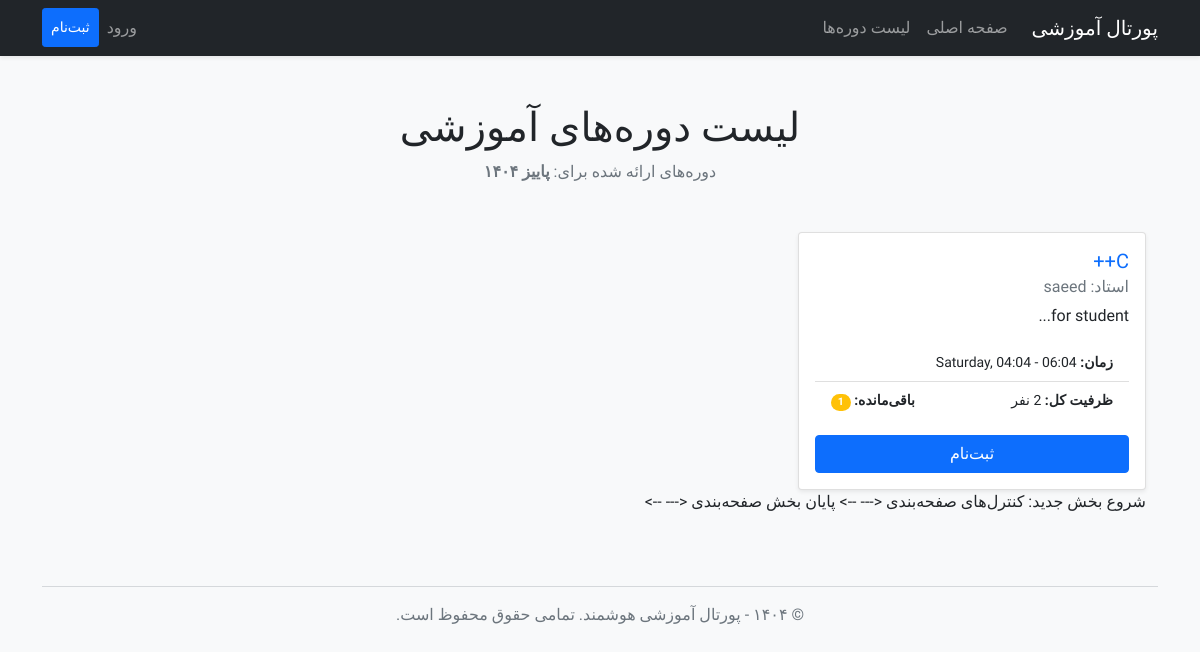
Screenshot of /courses with the database file from the repository.
### app/models.py (models this page shows, shortened)
class Term(db.Model):
    id = db.Column(db.Integer, primary_key=True)
    name = db.Column(db.String(140), nullable=False, unique=True)
    is_active = db.Column(db.Boolean, default=False, nullable=False)
    courses = db.relationship('Course', backref='term', lazy='dynamic')

class Course(db.Model):
    id = db.Column(db.Integer, primary_key=True)
    title = db.Column(db.String(140), nullable=False)
    description = db.Column(db.Text)
    credits = db.Column(db.Integer, nullable=False, default=3)
    day_of_week = db.Column(db.String(20), nullable=False)
    start_time = db.Column(db.Time, nullable=False)
    end_time = db.Column(db.Time, nullable=False)
    capacity = db.Column(db.Integer, default=20)
    instructor_id = db.Column(db.Integer, db.ForeignKey('user.id'))
    term_id = db.Column(db.Integer, db.ForeignKey('term.id'), nullable=False)
    enrollments = db.relationship('Enrollment', backref='course', lazy='dynamic', foreign_keys='Enrollment.course_id')
    prereqs = db.relationship(
        'Course', secondary=prerequisites,
        primaryjoin=(prerequisites.c.course_id == id),
        secondaryjoin=(prerequisites.c.prerequisite_id == id),
        backref=db.backref('is_prereq_for', lazy='dynamic'),
        lazy='dynamic'
    )

class User(UserMixin, db.Model):
    id = db.Column(db.Integer, primary_key=True)
    username = db.Column(db.String(64), index=True, unique=True, nullable=False)
    email = db.Column(db.String(120), index=True, unique=True, nullable=False)
    password_hash = db.Column(db.String(128))
    role = db.Column(db.String(20), nullable=False, default='student')
    enrollments = db.relationship('Enrollment', backref='student', lazy='dynamic', foreign_keys='Enrollment.user_id')
    taught_courses = db.relationship('Course', backref='instructor', lazy='dynamic',
                                     foreign_keys='Course.instructor_id')

### app/routes.py (the view)
@app.route('/courses')
def courses():
    page = request.args.get('page', 1, type=int)
    active_term = Term.query.filter_by(is_active=True).first()
    pagination = None  # مقدار اولیه
    if not active_term:
        flash('در حال حاضر هیچ ترم فعالی برای ثبت‌نام وجود ندارد.', 'warning')
    else:
        pagination = Course.query.filter_by(term_id=active_term.id) \
            .options(db.joinedload(Course.instructor)) \
            .order_by(Course.title) \
            .paginate(page=page, per_page=6, error_out=False)
    all_courses = pagination.items if pagination else []
    enrollment_counts = {
        e.course_id: e.count
        for e in db.session.query(
            Enrollment.course_id, db.func.count(Enrollment.course_id).label('count')
        ).group_by(Enrollment.course_id).all()
    }
    student_enrollments_ids = set()
    if current_user.is_authenticated and current_user.role == 'student':
        student_enrollments_ids = {e.course_id for e in current_user.enrollments}
    return render_template(
        'courses.html',
        title='لیست دوره‌ها',
        pagination=pagination,  # آبجکت pagination را به قالب ارسال می‌کنیم
        courses=all_courses,
        enrollment_counts=enrollment_counts,
        student_enrollments_ids=student_enrollments_ids,
        active_term=active_term
    )

### app/templates/courses.html (shortened to what this page needs)
{% extends "base.html" %}
{% block content %}
<div class="container py-4">
    <div class="text-center">
        <h1 class="mb-2">لیست دوره‌های آموزشی</h1>
        {% if active_term %}
            <p class="text-muted mb-5">دوره‌های ارائه شده برای: <span class="fw-bold">{{ active_term.name }}</span></p>
        {% endif %}
    </div>
    <div class="row row-cols-1 row-cols-md-2 row-cols-lg-3 g-4">
        {% for course in courses %}
        {% set enrolled_count = enrollment_counts.get(course.id, 0) %}
        {% set remaining_capacity = course.capacity - enrolled_count %}
        <div class="col">
            <div class="card h-100 shadow-sm card-hover">
                <div class="card-body d-flex flex-column">
                    <h5 class="card-title">
                        <a href="{{ url_for('course_detail', course_id=course.id) }}" class="text-decoration-none stretched-link">
                            {{ course.title }}
                        </a>
                    </h5>
                    <h6 class="card-subtitle mb-2 text-muted">استاد: {{ course.instructor.username }}</h6>
                    <p class="card-text flex-grow-1">{{ course.description[:80] }}...</p>
                    <ul class="list-group list-group-flush mb-3">
                        <li class="list-group-item small">
                            <strong>زمان:</strong> {{ course.day_of_week }}, {{ course.start_time.strftime('%H:%M') }} - {{ course.end_time.strftime('%H:%M') }}
                        </li>
                        <li class="list-group-item small d-flex justify-content-between">
                            <span><strong>ظرفیت کل:</strong> {{ course.capacity }} نفر</span>
                            <span><strong>باقی‌مانده:</strong>
                                <span class="badge bg-{% if remaining_capacity > 5 %}success{% elif remaining_capacity > 0 %}warning{% else %}danger{% endif %} rounded-pill">
                                    {{ remaining_capacity }}
                                </span>
                            </span>
                        </li>
                    </ul>
                    <div class="mt-auto">
                        {% if course.id in student_enrollments_ids %}
                            <button type="button" class="btn btn-secondary w-100" disabled>شما ثبت‌نام کرده‌اید</button>
                        {% elif remaining_capacity > 0 %}
                            <form action="{{ url_for('enroll', course_id=course.id) }}" method="POST">
                                <button type="submit" class="btn btn-primary w-100">ثبت‌نام</button>
                            </form>
                        {% else %}
                            <button type="button" class="btn btn-danger w-100" disabled>ظرفیت تکمیل</button>
                        {% endif %}
                    </div>
                </div>
            </div>
        </div>
        {% else %}
        <div class="col-12">
            <p class="text-center">در حال حاضر هیچ دوره‌ای برای نمایش وجود ندارد.</p>
        </div>
        {% endfor %}
    </div>
    شروع بخش جدید: کنترل‌های صفحه‌بندی <--- -->
    پایان بخش صفحه‌بندی <--- -->
</div>
{% endblock %}

### app/static/css/style.css (style rules this page uses)
body { font-family: 'Vazirmatn', sans-serif; font-weight: 400; }

### rows the page displays
Term: name "پاییز ۱۴۰۴"
Course: title "C++", instructor.username "saeed", description "for student", day_of_week "Saturday", start_time "04:04", end_time "06:04", remaining_capacity "1"
